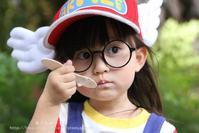
#> input picture shiyan5/1.jpg, 199 x 133 px, given in place of girls.jpg, which was not available
$ python '图像匹配.py'
#> lines starting #> are read from the running program, lines starting #| are printed output that depends on the picture; pictures that were not available may be replaced by others from this repository, and a replacement may not be noted
import cv2
import numpy as np
from matplotlib import pyplot as plt
img=cv2.imread('girls.jpg',0)
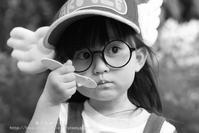
#> img: shape (133, 199); min 0, max 255, mean 128.4
img2=img.copy()
template=cv2.imread('eye.png',0)
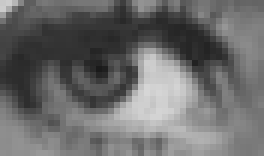
#> input picture shiyan5/eye.png, 44 x 26 px (shown 6 times larger)
#> template is the input picture: shape (26, 44); min 26, max 214, mean 107.3
w,h=template.shape[::-1]
#> w = 44; h = 26
methods=['cv2.TM_CCOEFF','cv2.TM_CCOEFF_NORMED','cv2.TM_CCORR','cv2.TM_CCORR_NORMED','cv2.TM_SQDIFF','cv2.TM_SQDIFF_NORMED']
for meth in methods:
	img=img2.copy()
	method=eval(meth)
	res=cv2.matchTemplate(img,template,method)
	min_val,max_val,min_loc,max_loc=cv2.minMaxLoc(res)
	if method in [cv2.TM_SQDIFF,cv2.TM_SQDIFF_NORMED]:
		top_left=min_loc
	else:
		top_left=max_loc
	bottom_right=(top_left[0]+w,top_left[1]+h)
	cv2.rectangle(img,top_left,bottom_right,255,2)
	plt.subplot(121),plt.imshow(res,cmap = 'gray')
	plt.title('Matching Result'), plt.xticks([]), plt.yticks([])
	plt.subplot(122),plt.imshow(img,cmap = 'gray')
	plt.title('Detected Point'), plt.xticks([]), plt.yticks([])
	plt.suptitle(meth)
#> this loop made 6 passes
#> (min_val, max_val, min_loc, top_left, bottom_right) on passes 1 to 4: (-2811290.8, 2158125, (61, 3), (97, 36), (141, 62)), (-0.64, 0.617, (53, 78), (97, 35), (141, 61)), (1572248.9, 27615200, (63, 20), (100, 107), (144, 133)), (0.397, 0.943, (53, 15), (88, 99), (132, 125))
#> (min_val, max_val, max_loc, top_left, bottom_right) on passes 5 to 6: (2234480, 18267034, (138, 16), (19, 81), (63, 107)), (0.14, 1, (62, 4), (19, 81), (63, 107))
#> pass 1, `res=cv2.matchTemplate(img,template,method)`:
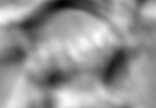
#> res: shape (108, 156) float32; min -2811290.8, max 2158125, mean 117176.6; drawn with min black and max white
#> pass 2, `res=cv2.matchTemplate(img,template,method)`:
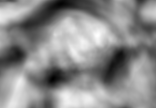
#> res: shape (108, 156) float32; min -0.64, max 0.617, mean 0.0521; drawn with min black and max white
#> pass 3, `res=cv2.matchTemplate(img,template,method)`:
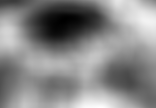
#> res: shape (108, 156) float32; min 1572248.9, max 27615200, mean 15359942; drawn with min black and max white
#> after the loop:
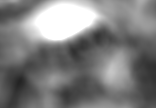
#> res: shape (108, 156) float32; min 0.14, max 1, mean 0.495
plt.show()
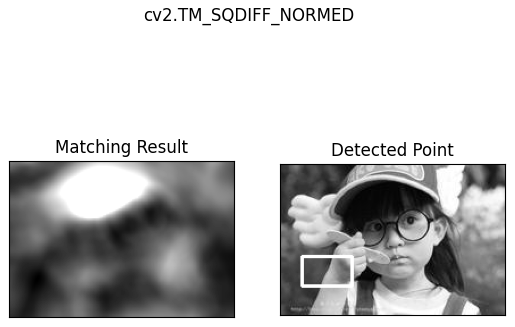
#> figure drawn by matplotlib, 2 panels
